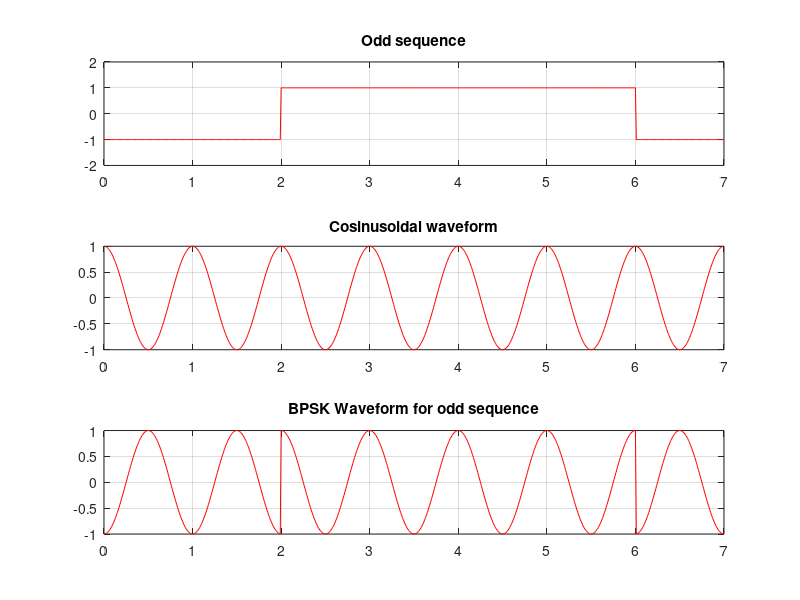
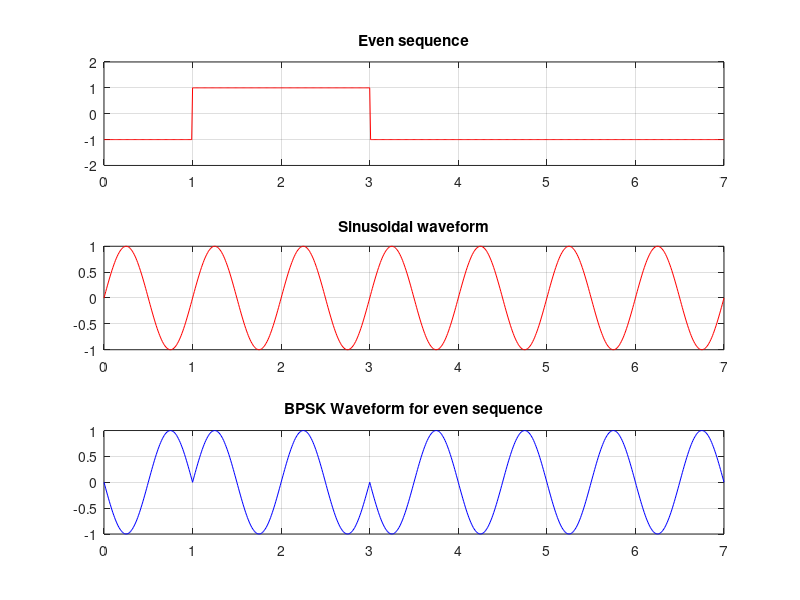
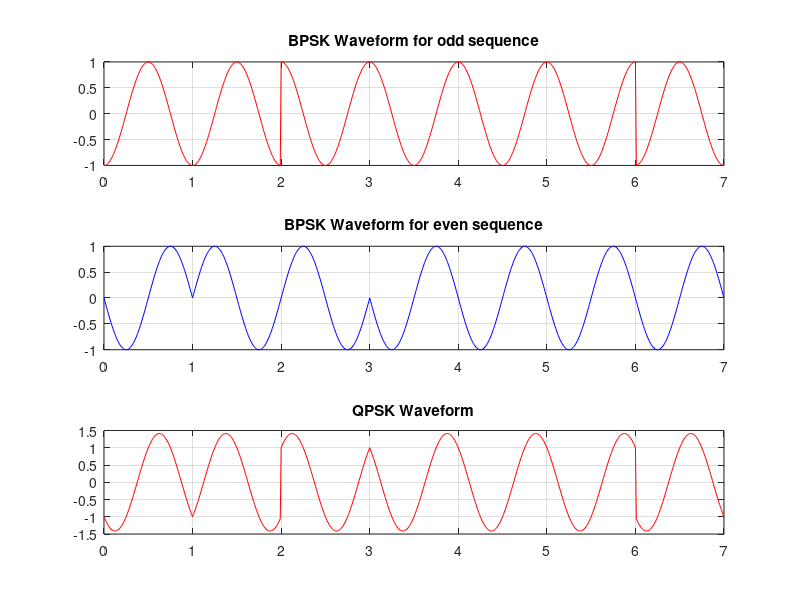

Source code (MATLAB) for these figures, in order:
%QPSK waveform for binary sequence 011010

no_of_cycles = 7;
time=0:0.01:no_of_cycles;          
fc=1;

%Generating the sinusoidal signal of frequency 1 hz
X=sin(2*pi*fc*time);

%Generating the cosinusoidal signal of frequency 1 hz
Y=cos(2*pi*fc*time);

%Generating the odd sequence bo

bo=1.*[time>=0];
bo=bo-2.*[time<2];
bo=bo-2.*[time>6];


%Generating the even sequence be

be=1.*[time>=0];
be=be-2.*[time<1];
be=be-2.*[time>3];


%Modulate sinusoidal and cosinusoidal signals with even and odd sequences respectively 
%To generate the BPSK signals for even and odd parts of Input binary
%sequence

bpsk_odd=bo.*Y;
bpsk_even=be.*X;
figure('Name','Odd sequence and waveform'),subplot(3,1,1),plot(time,bo,'r'),axis([0 7 -2 2]),grid on,title('Odd sequence');
subplot(3,1,2),plot(time,Y,'r'),grid on,title('Cosinusoidal waveform');
subplot(3,1,3),plot(time,bpsk_odd,'r'),
grid on,title('BPSK Waveform for odd sequence');
figure('Name','Even sequence and waveform'),subplot(3,1,1),plot(time,be,'r'),axis([0 7 -2 2]),grid on,title('Even sequence');
subplot(3,1,2),plot(time,X,'r'),grid on,title('Sinusoidal waveform');
subplot(3,1,3),plot(time,bpsk_even,'b'),
grid on,title('BPSK Waveform for even sequence');


%Add two BPSK signals to generate QPSK signal 
sum=bpsk_odd+bpsk_even;
figure('Name','BPSK and QPSK waveforms');subplot(3,1,1),plot(time,bpsk_odd,'r'),
grid on,title('BPSK Waveform for odd sequence');
subplot(3,1,2),plot(time,bpsk_even,'b'),
grid on,title('BPSK Waveform for even sequence');
subplot(3,1,3),plot(time,sum,'r'),title('QPSK Waveform');
grid on;
